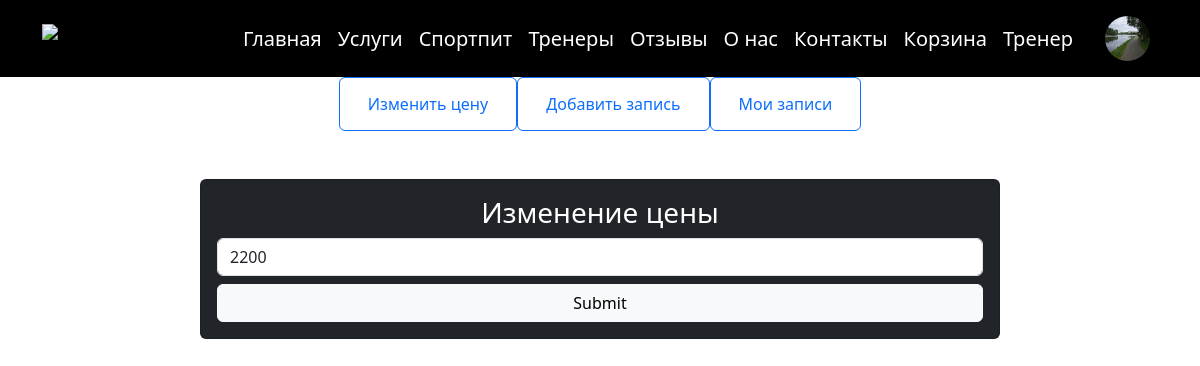
The app's page /trainer/index.php?page=price (signed in) with its own data.
### tables this page shows
CREATE TABLE `users` (
  `id` int NOT NULL,
  `role` int NOT NULL DEFAULT '0',
  `name` varchar(255) NOT NULL,
  `surname` varchar(255) NOT NULL,
  `middle_name` varchar(255) NOT NULL,
  `phone` int NOT NULL,
  `password` varchar(255) NOT NULL,
  `birthday` datetime NOT NULL,
  `avatar` varchar(255) NOT NULL DEFAULT 'user.png',
  `address` varchar(255) NOT NULL,
  `created_at` timestamp NOT NULL DEFAULT CURRENT_TIMESTAMP,
  `updated_at` timestamp NOT NULL DEFAULT CURRENT_TIMESTAMP
);

CREATE TABLE `price_trainer` (
  `id` int NOT NULL,
  `id_trainer` int NOT NULL,
  `price` int NOT NULL
);

### controllers/connect.php (called while the page is built, shortened)
<?php
$connect=mysqli_connect('localhost', 'root', '', 'gym');
if (isset($_SESSION['user_id'])) $user = $connect->query("select * from users where id='$_SESSION[user_id]'")->fetch_array();
?>

### trainer/update_price.php (the view, shortened to what this page needs)
<?php
include_once '../controllers/connect.php';
require_once '../content/header.php';
if (isset($user['id'])) {
    $id_trainer = $user['id'];
    $trainer = $connect->query("SELECT * FROM price_trainer WHERE id_trainer = $id_trainer")->fetch_assoc();
}
?>
<section class="py-5">
    <div class="container">
        <div class="card text-bg-dark mx-auto p-3" style="max-width: 800px">
            <h3 class="d-flex justify-content-center">Изменение цены</h3>
            <form action="/trainer/controllers/up_price.php?price_id=<?=$trainer['id']?>" class="d-flex flex-column gap-2" method="post" enctype="multipart/form-data">
                <input type="number" name="price" placeholder="Цена" class="form-control" value="<?php echo $trainer['price'];?>">
                <input type="submit" class="btn btn-light" name="up_price">
            </form>
        </div>
    </div>
</section>

### content/header.php (shortened to what this page needs)
<?php
global $connect;
if (isset($_SESSION['user_id'])) $user = $connect->query("select * from users where id='$_SESSION[user_id]'")->fetch_array();
?>
<!doctype html>
<html lang="en">
<head>
    <link href="https://cdn.jsdelivr.net/npm/bootstrap@5.3.3/dist/css/bootstrap.min.css" rel="stylesheet">
</head>
<body>
<header>
    <nav class="navbar navbar-expand bg-black">
        <div class="container">
            <a class="navbar-brand" href="/index.php">
                <img src="../assets/pictures/logo.php" alt="LOGO"  height="65">
            </a>
			<div class="justify-content-end fs-5 collapse navbar-collapse" >
				<ul class="navbar-nav menu-desktop" style="align-items: center">
					<li class="nav-item"><a href="/" class="nav-link text-white">Главная</a></li>
					<li class="nav-item"><a class="nav-link text-white link-hover-class" href="/services/index.php">Услуги</a></li>
					<li class="nav-item"><a class="nav-link text-white link-hover-class" href="/product/index.php">Спортпит</a></li>
					<li class="nav-item"><a class="nav-link text-white link-hover-class" href="/trainers/index.php">Тренеры</a></li>
					<li class="nav-item"><a class="nav-link text-white link-hover-class" href="/product/index.php">Отзывы</a></li>
					<li class="nav-item"><a class="nav-link text-white link-hover-class" href="/product/index.php">О нас</a></li>
					<li class="nav-item"><a class="nav-link text-white link-hover-class" href="/product/index.php">Контакты</a></li>
                  <?php if(isset($_SESSION['user_id'])):?>
					<li class="nav-item"><a href="/basket/index.php" class="nav-link text-white link-hover-class">Корзина</a></li>
                  <?php endif;?>
				  <?php if (isset($user) and $user['role'] == 2):?>
					  <li class="nav-item"><a href="/trainer/index.php" class="nav-link text-white link-hover-class">Тренер</a></li>
                  <?php endif;?>
                  <?php if(isset($_SESSION['user_id'])):?>
					  <li class="nav-item">
						  <a href="/profile.php" class="nav-link text-white d-flex gap-3 link-hover-class" style="align-items: center">
							  <img class="rounded-circle"  src="<?php if (isset($user['avatar'])) echo  "../assets/pictures/$user[avatar]";
                              else echo "../assets/pictures/user.png"
                              ?>" alt="" height="45" width="45">
						  </a>
					  </li>
                  <?php endif;?>
				</ul>
			</div>
		  </div>
    </nav>
</header>

### records on screen
users: avatar (picture)
price_trainer: price "2200"
